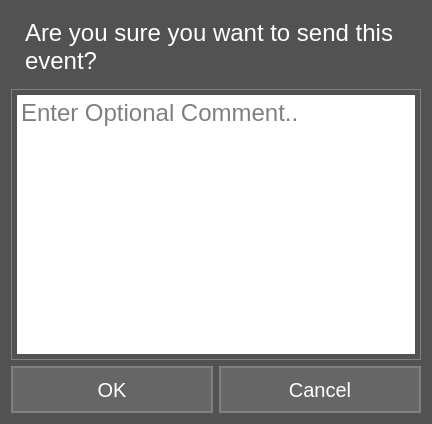
<?xml version="1.0" encoding="UTF-8"?>
<ui version="4.0">
 <class>UIClockNWorkConfirm</class>
 <widget class="QDialog" name="UIClockNWorkConfirm">
  <property name="geometry">
   <rect>
    <x>0</x>
    <y>0</y>
    <width>432</width>
    <height>424</height>
   </rect>
  </property>
  <property name="windowTitle">
   <string>UIClockNGoConfirm</string>
  </property>
  <property name="styleSheet">
   <string notr="true">#UIClockNWorkConfirm
{
	background:#525252;
}
QToolButton
{
	border:2px solid gray;
	font-size:20px;
	padding:8px;
	color:white;
}

QPlainTextEdit
{
	font-size:24px;
	border:1px solid gray;
	padding:5px;
}

QLabel
{
	color:white;
	font-size:24px;
	padding:8px;
}

QToolButton::hover
{
	border-color:white;
}

#m_btnCancel
{
	background:#666666;
}
#m_btnOK
{
	background:#666666;
}</string>
  </property>
  <layout class="QVBoxLayout" name="verticalLayout">
   <item>
    <widget class="QLabel" name="m_lblMessage">
     <property name="font">
      <font>
       <pointsize>-1</pointsize>
      </font>
     </property>
     <property name="text">
      <string>Are you sure you want to send this event?</string>
     </property>
     <property name="wordWrap">
      <bool>true</bool>
     </property>
    </widget>
   </item>
   <item>
    <widget class="QPlainTextEdit" name="m_txtComment">
     <property name="placeholderText">
      <string>Enter Optional Comment..</string>
     </property>
    </widget>
   </item>
   <item>
    <layout class="QHBoxLayout" name="horizontalLayout">
     <item>
      <widget class="QToolButton" name="m_btnOK">
       <property name="sizePolicy">
        <sizepolicy hsizetype="Expanding" vsizetype="Fixed">
         <horstretch>0</horstretch>
         <verstretch>0</verstretch>
        </sizepolicy>
       </property>
       <property name="text">
        <string>OK</string>
       </property>
      </widget>
     </item>
     <item>
      <widget class="QToolButton" name="m_btnCancel">
       <property name="sizePolicy">
        <sizepolicy hsizetype="Expanding" vsizetype="Fixed">
         <horstretch>0</horstretch>
         <verstretch>0</verstretch>
        </sizepolicy>
       </property>
       <property name="text">
        <string>Cancel</string>
       </property>
      </widget>
     </item>
    </layout>
   </item>
  </layout>
 </widget>
 <resources/>
 <connections/>
</ui>
